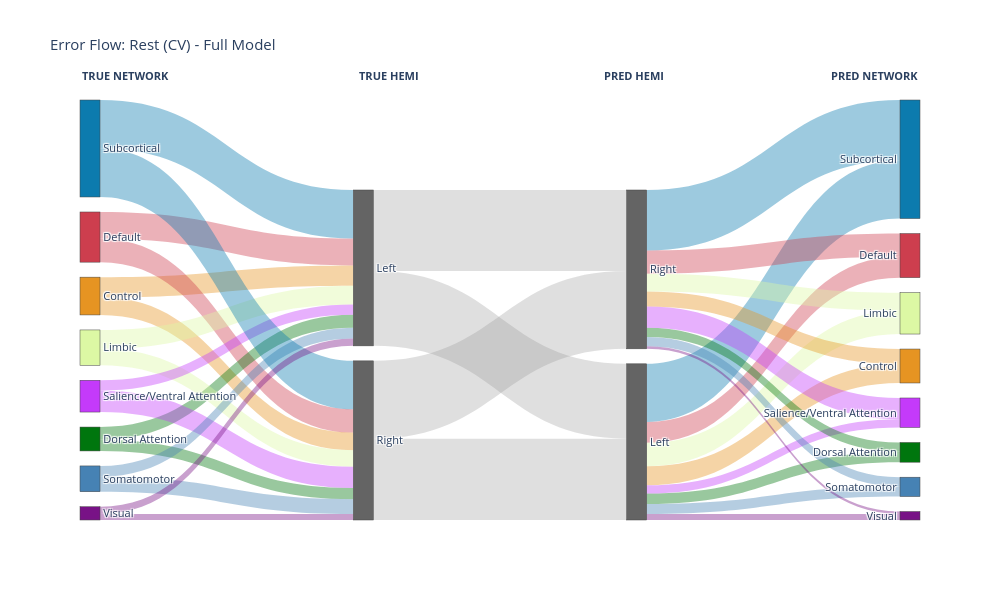

The code cell stored with this chart in its notebook:
### Markdown cell above
---
## 7. Sankey Flow Visualization

Sankey diagrams show the flow of classification errors from true networks through hemispheres to predicted networks.

### Code cell
# Network color mapping (Yeo atlas standard)
NETWORK_COLORS = {
    'Visual': 'rgb(120, 18, 134)',
    'Somatomotor': 'rgb(70, 130, 180)',
    'Dorsal Attention': 'rgb(0, 118, 14)',
    'Salience/Ventral Attention': 'rgb(196, 58, 250)',
    'Limbic': 'rgb(220, 248, 164)',
    'Control': 'rgb(230, 148, 34)',
    'Default': 'rgb(205, 62, 78)',
    'Subcortical': 'rgb(12, 123, 174)'
}

def create_sankey_data(true_labels, pred_labels, region_info_df):
    """Extract error flows for Sankey diagram."""
    err_mask = true_labels != pred_labels
    lookup = region_info_df.set_index('region_idx')
    
    df = pd.DataFrame({
        'true_net': pd.Series(true_labels[err_mask]).map(lookup['major_network']),
        'pred_net': pd.Series(pred_labels[err_mask]).map(lookup['major_network']),
        'true_hemi': pd.Series(true_labels[err_mask]).map(lookup['hemisphere']),
        'pred_hemi': pd.Series(pred_labels[err_mask]).map(lookup['hemisphere'])
    })
    
    return df

def build_sankey_figure(df, title):
    """Build a 4-column Sankey: True Net → True Hemi → Pred Hemi → Pred Net"""
    networks = sorted(df['true_net'].unique())
    
    # Node setup: [8 networks, 2 hemispheres, 2 hemispheres, 8 networks]
    node_labels = networks + ['Left', 'Right'] + ['Left', 'Right'] + networks
    node_colors = [NETWORK_COLORS.get(n, 'gray') for n in networks] + \
                  ['rgb(100,100,100)']*4 + \
                  [NETWORK_COLORS.get(n, 'gray') for n in networks]
    
    # Build links
    sources, targets, values, link_colors = [], [], [], []
    
    # True Net → True Hemi
    for i, net in enumerate(networks):
        for j, hemi in enumerate(['left', 'right']):
            count = len(df[(df['true_net'] == net) & (df['true_hemi'] == hemi)])
            if count > 0:
                sources.append(i)
                targets.append(8 + j)
                values.append(count)
                link_colors.append(NETWORK_COLORS.get(net, 'gray').replace('rgb', 'rgba').replace(')', ',0.4)'))
    
    # True Hemi → Pred Hemi
    for i, th in enumerate(['left', 'right']):
        for j, ph in enumerate(['left', 'right']):
            count = len(df[(df['true_hemi'] == th) & (df['pred_hemi'] == ph)])
            if count > 0:
                sources.append(8 + i)
                targets.append(10 + j)
                values.append(count)
                link_colors.append('rgba(150,150,150,0.3)')
    
    # Pred Hemi → Pred Net
    for i, hemi in enumerate(['left', 'right']):
        for j, net in enumerate(networks):
            count = len(df[(df['pred_hemi'] == hemi) & (df['pred_net'] == net)])
            if count > 0:
                sources.append(10 + i)
                targets.append(12 + j)
                values.append(count)
                link_colors.append(NETWORK_COLORS.get(net, 'gray').replace('rgb', 'rgba').replace(')', ',0.4)'))
    
    fig = go.Figure(go.Sankey(
        node=dict(label=node_labels, color=node_colors, pad=15, thickness=20),
        link=dict(source=sources, target=targets, value=values, color=link_colors)
    ))
    
    fig.update_layout(
        title=title, height=600, width=1000,
        font=dict(size=11),
        annotations=[
            dict(x=0, y=1.08, text='<b>TRUE NETWORK</b>', showarrow=False, xref='paper', yref='paper'),
            dict(x=0.33, y=1.08, text='<b>TRUE HEMI</b>', showarrow=False, xref='paper', yref='paper'),
            dict(x=0.66, y=1.08, text='<b>PRED HEMI</b>', showarrow=False, xref='paper', yref='paper'),
            dict(x=1, y=1.08, text='<b>PRED NETWORK</b>', showarrow=False, xref='paper', yref='paper')
        ]
    )
    return fig

# Generate Sankey for Rest
df_rest = create_sankey_data(cv_true_labels_full, cv_predictions_full, region_info_full)
fig_rest = build_sankey_figure(df_rest, 'Error Flow: Rest (CV) - Full Model')
fig_rest.show()

### Figure 1 — Plotly figure (JSON) as saved in the notebook; plotly's stock layout.template omitted (floating-point values rounded to 4 significant figures)
{"data": [{"link": {"color": ["rgba(230, 148, 34,0.4)", "rgba(230, 148, 34,0.4)", "rgba(205, 62, 78,0.4)", "rgba(205, 62, 78,0.4)", "rgba(0, 118, 14,0.4)", "rgba(0, 118, 14,0.4)", "rgba(220, 248, 164,0.4)", "rgba(220, 248, 164,0.4)", "rgba(196, 58, 250,0.4)", "rgba(196, 58, 250,0.4)", "rgba(70, 130, 180,0.4)", "rgba(70, 130, 180,0.4)", "rgba(12, 123, 174,0.4)", "rgba(12, 123, 174,0.4)", "rgba(120, 18, 134,0.4)", "rgba(120, 18, 134,0.4)", "rgba(150,150,150,0.3)", "rgba(150,150,150,0.3)", "rgba(150,150,150,0.3)", "rgba(150,150,150,0.3)", "rgba(230, 148, 34,0.4)", "rgba(205, 62, 78,0.4)", "rgba(0, 118, 14,0.4)", "rgba(220, 248, 164,0.4)", "rgba(196, 58, 250,0.4)", "rgba(70, 130, 180,0.4)", "rgba(12, 123, 174,0.4)", "rgba(120, 18, 134,0.4)", "rgba(230, 148, 34,0.4)", "rgba(205, 62, 78,0.4)", "rgba(0, 118, 14,0.4)", "rgba(220, 248, 164,0.4)", "rgba(196, 58, 250,0.4)", "rgba(70, 130, 180,0.4)", "rgba(12, 123, 174,0.4)", "rgba(120, 18, 134,0.4)"], "source": [0, 0, 1, 1, 2, 2, 3, 3, 4, 4, 5, 5, 6, 6, 7, 7, 8, 8, 9, 9, 10, 10, 10, 10, 10, 10, 10, 10, 11, 11, 11, 11, 11, 11, 11, 11], "target": [8, 9, 8, 9, 8, 9, 8, 9, 8, 9, 8, 9, 8, 9, 8, 9, 10, 11, 10, 11, 12, 13, 14, 15, 16, 17, 18, 19, 12, 13, 14, 15, 16, 17, 18, 19], "value": [253, 220, 336, 292, 160, 139, 236, 206, 130, 268, 136, 187, 608, 606, 92, 74, 937, 1014, 1018, 974, 238, 262, 131, 293, 104, 125, 727, 75, 187, 290, 116, 225, 265, 117, 757, 31]}, "node": {"color": ["rgb(230, 148, 34)", "rgb(205, 62, 78)", "rgb(0, 118, 14)", "rgb(220, 248, 164)", "rgb(196, 58, 250)", "rgb(70, 130, 180)", "rgb(12, 123, 174)", "rgb(120, 18, 134)", "rgb(100,100,100)", "rgb(100,100,100)", "rgb(100,100,100)", "rgb(100,100,100)", "rgb(230, 148, 34)", "rgb(205, 62, 78)", "rgb(0, 118, 14)", "rgb(220, 248, 164)", "rgb(196, 58, 250)", "rgb(70, 130, 180)", "rgb(12, 123, 174)", "rgb(120, 18, 134)"], "label": ["Control", "Default", "Dorsal Attention", "Limbic", "Salience/Ventral Attention", "Somatomotor", "Subcortical", "Visual", "Left", "Right", "Left", "Right", "Control", "Default", "Dorsal Attention", "Limbic", "Salience/Ventral Attention", "Somatomotor", "Subcortical", "Visual"], "pad": 15, "thickness": 20}, "type": "sankey"}], "layout": {"annotations": [{"showarrow": false, "text": "<b>TRUE NETWORK</b>", "x": 0, "xref": "paper", "y": 1.08, "yref": "paper"}, {"showarrow": false, "text": "<b>TRUE HEMI</b>", "x": 0.33, "xref": "paper", "y": 1.08, "yref": "paper"}, {"showarrow": false, "text": "<b>PRED HEMI</b>", "x": 0.66, "xref": "paper", "y": 1.08, "yref": "paper"}, {"showarrow": false, "text": "<b>PRED NETWORK</b>", "x": 1, "xref": "paper", "y": 1.08, "yref": "paper"}], "font": {"size": 11}, "height": 600, "title": {"text": "Error Flow: Rest (CV) - Full Model"}, "width": 1000}}
